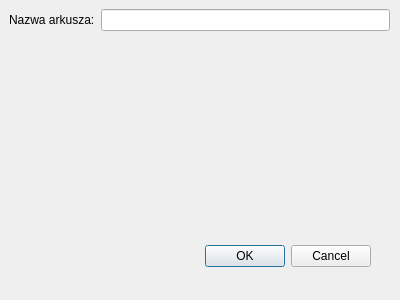
<?xml version="1.0" encoding="UTF-8"?>
<ui version="4.0">
 <class>Dialog</class>
 <widget class="QDialog" name="Dialog">
  <property name="geometry">
   <rect>
    <x>0</x>
    <y>0</y>
    <width>400</width>
    <height>300</height>
   </rect>
  </property>
  <property name="windowTitle">
   <string>Dialog</string>
  </property>
  <widget class="QDialogButtonBox" name="buttonBox">
   <property name="geometry">
    <rect>
     <x>30</x>
     <y>240</y>
     <width>341</width>
     <height>32</height>
    </rect>
   </property>
   <property name="orientation">
    <enum>Qt::Horizontal</enum>
   </property>
   <property name="standardButtons">
    <set>QDialogButtonBox::Cancel|QDialogButtonBox::Ok</set>
   </property>
  </widget>
  <widget class="QWidget" name="formLayoutWidget">
   <property name="geometry">
    <rect>
     <x>9</x>
     <y>9</y>
     <width>381</width>
     <height>221</height>
    </rect>
   </property>
   <layout class="QFormLayout" name="formLayout">
    <item row="0" column="0">
     <widget class="QLabel" name="label">
      <property name="text">
       <string>Nazwa arkusza:</string>
      </property>
     </widget>
    </item>
    <item row="0" column="1">
     <widget class="QLineEdit" name="name"/>
    </item>
   </layout>
  </widget>
 </widget>
 <resources/>
 <connections>
  <connection>
   <sender>buttonBox</sender>
   <signal>accepted()</signal>
   <receiver>Dialog</receiver>
   <slot>accept()</slot>
   <hints>
    <hint type="sourcelabel">
     <x>248</x>
     <y>254</y>
    </hint>
    <hint type="destinationlabel">
     <x>157</x>
     <y>274</y>
    </hint>
   </hints>
  </connection>
  <connection>
   <sender>buttonBox</sender>
   <signal>rejected()</signal>
   <receiver>Dialog</receiver>
   <slot>reject()</slot>
   <hints>
    <hint type="sourcelabel">
     <x>316</x>
     <y>260</y>
    </hint>
    <hint type="destinationlabel">
     <x>286</x>
     <y>274</y>
    </hint>
   </hints>
  </connection>
 </connections>
</ui>
